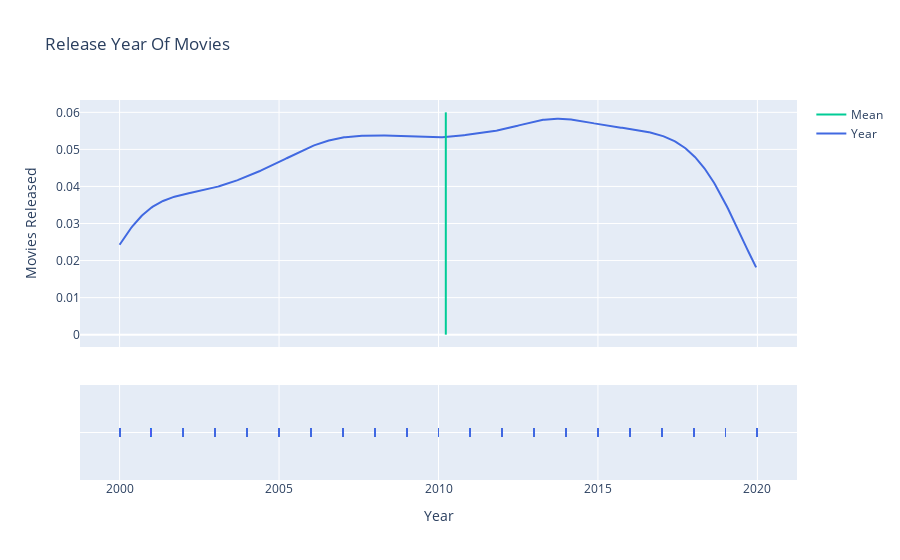

Here is the notebook cell this chart was saved with:
### Markdown cell above
As per the results, most movies were made in 2014, and 2010 is the middle set of all the data.

### Code cell
fig = ff.create_distplot([year], ["Year"], colors=["royalblue"], show_hist=False)

# Updating Graph
fig.layout.update({
                    "title": "Release Year Of Movies",
                    "xaxis": {"title": "Year"},
                    "yaxis": {"title": "Movies Released"},
                 })

year_mean = statistics.mean(year)
fig.add_traces(go.Scatter(x=[year_mean, year_mean], y=[0, 0.06], mode="lines", name="Mean"))

# Plotting Graph
fig.show()

### Figure 1 — Plotly figure (JSON) as saved in the notebook; plotly's stock layout.template omitted (floating-point values rounded to 4 significant figures; data arrays with more than 128 entries replaced by an {"elided": "..."} marker saying what was removed)
{"data": [{"legendgroup": "Year", "marker": {"color": "royalblue"}, "mode": "lines", "name": "Year", "showlegend": true, "type": "scatter", "x": {"elided": "500 float values"}, "xaxis": "x", "y": {"elided": "500 float values"}, "yaxis": "y"}, {"legendgroup": "Year", "marker": {"color": "royalblue", "symbol": "line-ns-open"}, "mode": "markers", "name": "Year", "showlegend": false, "type": "scatter", "x": {"elided": "5487 int values"}, "xaxis": "x", "y": {"elided": "5487 str values"}, "yaxis": "y2"}, {"mode": "lines", "name": "Mean", "type": "scatter", "x": [2010.0, 2010.0], "y": [0, 0.06]}], "layout": {"barmode": "overlay", "hovermode": "closest", "legend": {"traceorder": "reversed"}, "title": {"text": "Release Year Of Movies"}, "xaxis": {"anchor": "y2", "domain": [0, 1], "title": {"text": "Year"}, "zeroline": false}, "yaxis": {"anchor": "free", "domain": [0.35, 1], "position": 0, "title": {"text": "Movies Released"}}, "yaxis2": {"anchor": "x", "domain": [0, 0.25], "dtick": 1, "showticklabels": false}}}
